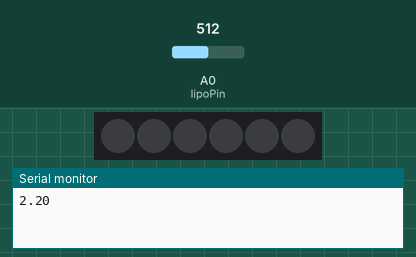
Recording of a sketch running on a simulated Arduino Nano, built with avr-gcc and run on an emulated ATmega328P. Shown: 6 RGB LEDs in strip order, left to right, the last lines printed to the serial monitor. The inputs (shaded band) are chosen by the test bench; at power-on: A0 (lipoPin) = 512. Dim RGB values are drawn brighter than linear.

Above: at 1.2 s.
1.3 s: A0 (lipoPin) set to 900
At 3.27 s:
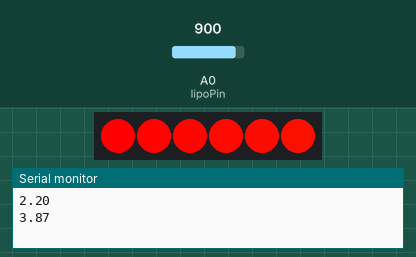
At 3.89 s:
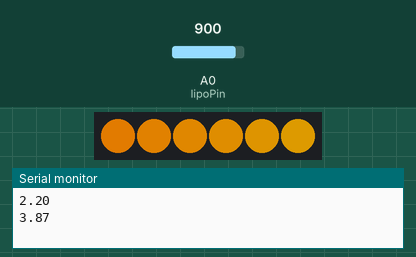
6.7 s: A0 (lipoPin) set to 755
At 6.96 s:
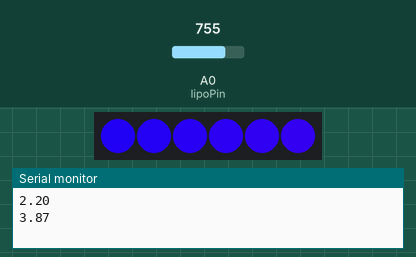
9.7 s: A0 (lipoPin) set to 733
12.7 s: A0 (lipoPin) set to 716
Timing chart, 0 to 15.7 s (numbered marks = the images above; inputs shaded):
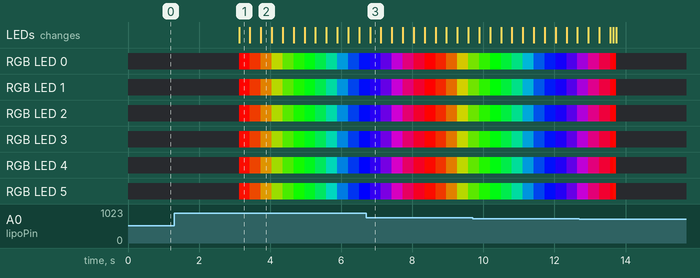

The sketch:

Skate_Nano_Rainbow_LiPo_3.7.ino
```cpp
/* Skate light controller
 * Monitors 3.7v LiPo battery voltage. Turns LEDs off when voltage drops below 3.2v.
 * Elegoo Nano based device with Wolfwoop 5v step-up voltage regulator (says it only works down to 3.5v)
 * Uses a 1:4 voltage divider circuit with 0.1 µF capacitor in parallel with the last 1MΩ resistor
*/

#include <Adafruit_NeoPixel.h>

// WS2811 data pin
#define PIN 11
const int numLeds = 6;

// LiPo monitoring pin
const int lipoPin = A0;
// LiPo warning voltage - LEDs blink red
const float warningVoltage = 3.20;
// LiPo cutoff voltage - WARNING never below 3.0v!!!
const float cutoffVoltage = 3.10;

Adafruit_NeoPixel strip = Adafruit_NeoPixel(numLeds, PIN, NEO_GRB + NEO_KHZ800);

// the setup routine runs once when you press reset:
void setup() {
  // Use internal 1.1v reference voltage to scale against
  analogReference(INTERNAL);
  pinMode(lipoPin, INPUT);
  // Take a reading and throw it out
  analogRead(lipoPin);

  Serial.begin(9600);

  strip.begin();
  strip.show(); // Initialize all pixels to 'off'
}

void loop() {
  float voltage = readLipoVoltageAvg();
  if (voltage > warningVoltage) {
    rainbow(20);
  } else if ((voltage > cutoffVoltage) && (voltage < warningVoltage)) {
    // Blink red
    blinkRed();
    delay(1000);
  } else {
    // Explicitly cut the lights off so we don't leave them on, as is default
    blank();
    delay(3000);
  }
}

float readLipoVoltage() {
  float voltage;
  voltage = (float) analogRead(lipoPin) * 4 * 1.1 / 1024;
  Serial.println(voltage);
  return voltage;
}

float readLipoVoltageAvg() {
  // int readings[6];
  int readings = 0, numReadings = 6;
  for (int i=0; i<numReadings; i++) {
    readings += analogRead(lipoPin);
    delay(10);
  }
  float voltage;
  voltage = (float) readings / (float) numReadings * 4.0 * 1.1 / 1024.0;
  Serial.println(voltage);
  return voltage;
}

void blinkRed() {
  for (int i=0; i<10; i++) {
    showRed();
    delay(200);
    blank();
    delay(200);
  }
}

void showRed() {
    for(uint16_t i=0; i<strip.numPixels(); i++) {
      strip.setPixelColor(i, Wheel(0 & 255));
    }
    strip.show();
}

void rainbow(uint8_t wait) {
  uint16_t i, j;

  for(j=0; j<256; j++) {
    for(i=0; i<strip.numPixels(); i++) {
      strip.setPixelColor(i, Wheel((i+j) & 255));
    }
    strip.show();
    delay(wait);
  }
}

void blank() {
    for(uint16_t i=0; i<strip.numPixels(); i++) {
      strip.setPixelColor(i, 0);
    }
    strip.show();
}

// Input a value 0 to 255 to get a color value.
// The colours are a transition r - g - b - back to r.
/*
 * 200 = a nice lavender purple
 * 100 = teal
 * 50 = minty to grass green
 * 0 = red
 */
uint32_t Wheel(byte WheelPos) {
  WheelPos = 255 - WheelPos;
  if(WheelPos < 85) {
    return strip.Color(255 - WheelPos * 3, 0, WheelPos * 3);
  }
  if(WheelPos < 170) {
    WheelPos -= 85;
    return strip.Color(0, WheelPos * 3, 255 - WheelPos * 3);
  }
  WheelPos -= 170;
  return strip.Color(WheelPos * 3, 255 - WheelPos * 3, 0);
}
```
